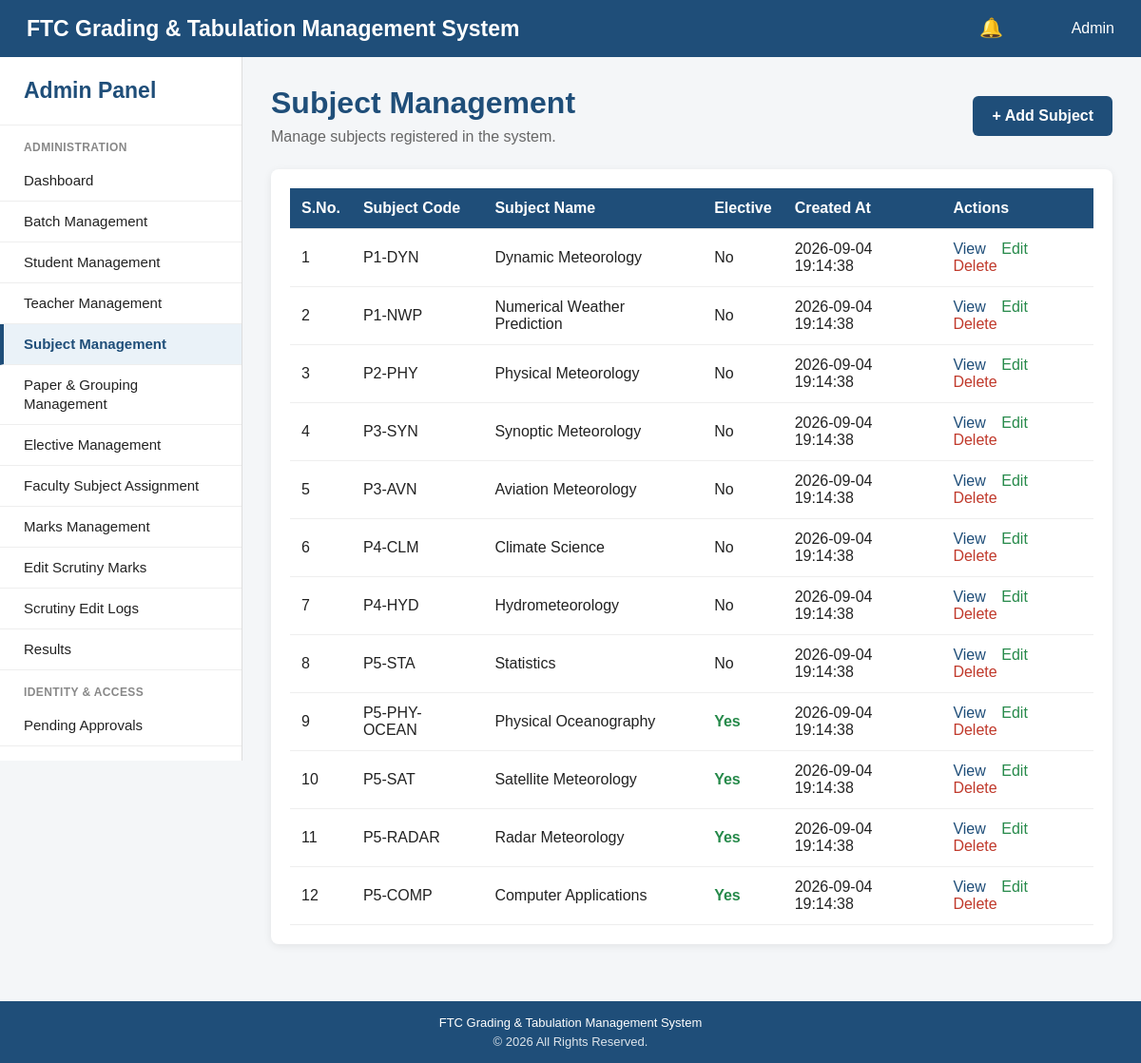
Screenshot of /admin/subjects/index.php with the database file from the repository.
### tables this page shows
CREATE TABLE subjects (

    subject_id INT AUTO_INCREMENT PRIMARY KEY,

    subject_code VARCHAR(15) NOT NULL UNIQUE,

    subject_name VARCHAR(150) NOT NULL,

    is_elective BOOLEAN DEFAULT FALSE,

    created_at TIMESTAMP DEFAULT CURRENT_TIMESTAMP

);

### admin/subjects/index.php (the view, shortened to what this page needs)
<?php
require_once "../../config/database.php";
$subjects = [];
try {
    $stmt = $pdo->query("
        SELECT
            subject_id,
            subject_code,
            subject_name,
            is_elective,
            created_at
        FROM subjects
        ORDER BY subject_id ASC
    ");
    $subjects = $stmt->fetchAll(PDO::FETCH_ASSOC);
} catch (PDOException $e) {
    $errorMessage = $e->getMessage();
}
require_once "../../includes/header.php";
?>
<div style="
    display:flex;
    flex-direction:column;
    min-height:100vh;
">
    <?php require_once "../../includes/navbar.php"; ?>
    <div style="display:flex; flex:1;">
        <?php require_once "../../includes/sidebar.php"; ?>
        <main style="
            flex:1;
            padding:30px;
            background:#f4f6f8;
        ">
            <div style="
                display:flex;
                justify-content:space-between;
                align-items:center;
                margin-bottom:25px;
            ">
                <div>
                    <h1 style="
                        margin:0 0 8px 0;
                        color:#1f4e79;
                    ">
                        Subject Management
                    </h1>
                    <p style="color:#666;">
                        Manage subjects registered in the system.
                    </p>
                </div>
                <a
                    href="add.php"
                    style="
                        background:#1f4e79;
                        color:white;
                        padding:12px 20px;
                        border-radius:6px;
                        text-decoration:none;
                        font-weight:bold;
                    "
                >
                    + Add Subject
                </a>
            </div>
            <div style="
                background:white;
                padding:20px;
                border-radius:8px;
                box-shadow:0 2px 8px rgba(0,0,0,0.08);
                overflow-x:auto;
            ">
                <table style="
                    width:100%;
                    border-collapse:collapse;
                ">
                    <thead>
                        <tr>
                            <th style="
                                padding:12px;
                                background:#1f4e79;
                                color:white;
                                text-align:left;
                            ">
                                S.No.
                            </th>
                            <th style="
                                padding:12px;
                                background:#1f4e79;
                                color:white;
                                text-align:left;
                            ">
                                Subject Code
                            </th>
                            <th style="
                                padding:12px;
                                background:#1f4e79;
                                color:white;
                                text-align:left;
                            ">
                                Subject Name
                            </th>
                            <th style="
                                padding:12px;
                                background:#1f4e79;
                                color:white;
                                text-align:left;
                            ">
                                Elective
                            </th>
                            <th style="
                                padding:12px;
                                background:#1f4e79;
                                color:white;
                                text-align:left;
                            ">
                                Created At
                            </th>
                            <th style="
                                padding:12px;
                                background:#1f4e79;
                                color:white;
                                text-align:left;
                            ">
                                Actions
                            </th>
                        </tr>
                    </thead>
                    <tbody>
                    <?php if (count($subjects) > 0): ?>
                        <?php foreach ($subjects as $index => $subject): ?>
                            <tr>
                                <td style="padding:12px;border-bottom:1px solid #eee;">
                                    <?php echo $index + 1; ?>
                                </td>
                                <td style="padding:12px;border-bottom:1px solid #eee;">
                                    <?php echo htmlspecialchars($subject["subject_code"]); ?>
                                </td>
                                <td style="padding:12px;border-bottom:1px solid #eee;">
                                    <?php echo htmlspecialchars($subject["subject_name"]); ?>
                                </td>
                                <td style="padding:12px;border-bottom:1px solid #eee;">
                                    <?php if ((int)$subject["is_elective"] === 1): ?>
                                        <span style="
                                            color:#278a4b;
                                            font-weight:bold;
                                        ">
                                            Yes
                                        </span>
                                    <?php else: ?>
                                        <span>
                                            No
                                        </span>
                                    <?php endif; ?>
                                </td>
                                <td style="padding:12px;border-bottom:1px solid #eee;">
                                    <?php echo htmlspecialchars($subject["created_at"]); ?>
                                </td>
                                <td style="padding:12px;border-bottom:1px solid #eee;">
                                    <a
                                        href="view.php?id=<?php echo $subject["subject_id"]; ?>"
                                        style="color:#1f4e79;margin-right:12px;"
                                    >
                                        View
                                    </a>
                                    <a
                                        href="edit.php?id=<?php echo $subject["subject_id"]; ?>"
                                        style="color:#278a4b;margin-right:12px;"
                                    >
                                        Edit
                                    </a>
                                    <a
                                        href="delete.php?id=<?php echo $subject["subject_id"]; ?>"
                                        style="color:#c0392b;"
                                    >
                                        Delete
                                    </a>
                                </td>
                            </tr>
                        <?php endforeach; ?>
                    <?php endif; ?>
                    </tbody>
                </table>
            </div>
        </main>
    </div>
    <?php require_once "../../includes/footer.php"; ?>

### includes/header.php (shortened to what this page needs)
<!DOCTYPE html>
<html lang="en">
<head>
</head>
<body>
<div class="page-container">

### includes/navbar.php (shortened to what this page needs)
<?php
$currentPath = parse_url($_SERVER['REQUEST_URI'] ?? '', PHP_URL_PATH) ?? '';
$isVerificationPanel = strpos($currentPath, '/verification/') !== false;
?>
<nav style="
    width: 100%;
    max-width: 100%;
    height: 60px;
    background-color: #1f4e79;
    color: #ffffff;
    display: flex;
    align-items: center;
    justify-content: space-between;
    padding: 0 28px;
    box-shadow: 0 2px 6px rgba(0,0,0,0.15);
    box-sizing: border-box;
    gap: 16px;
">
    <div style="
        font-size: 23px;
        font-weight: bold;
        min-width: 0;
        overflow-wrap: anywhere;
    ">
        FTC Grading & Tabulation Management System
        <?php if (!$isVerificationPanel): ?>
            <details class="admin-notification-menu" style="position:absolute; right:145px; top:19px; z-index:1000;">
                <summary style="list-style:none; cursor:pointer; color:#ffffff; font-size:20px; line-height:1;" title="Notifications">
                    &#128276;
                </summary>
            </details>
            <?php endif; ?>
    </div>
    <div style="
        display: flex;
        align-items: center;
        gap: 16px;
        font-size: 16px;
        flex-shrink: 0;
    ">
        <?php echo $isVerificationPanel ? 'Scrutiny Officer' : 'Admin'; ?>
    </div>
</nav>

### includes/sidebar.php (shortened to what this page needs)
<?php
$currentUri = $_SERVER["REQUEST_URI"] ?? "";
$scriptPath = $_SERVER["SCRIPT_NAME"] ?? "";
$appBase = preg_replace('#/(admin|teacher|verification|includes)/.*$#i', '', $scriptPath);
$adminBase = $appBase . "/admin";
function adminMenuActive($folder)
{
    global $currentUri;
    if (
        strpos(
            $currentUri,
            "/admin/" . $folder . "/"
        ) !== false
    ) {
        return "active";
    }
    return "";
}
$dashboardActive = "";
$scrutinyMarksActive = strpos($currentUri, "/admin/marks/edit_scrutiny.php") !== false ? "active" : "";
$scrutinyLogsActive = strpos($currentUri, "/admin/marks/scrutiny_logs.php") !== false ? "active" : "";
$marksManagementActive = $scrutinyMarksActive ? "" : adminMenuActive("marks");
$pendingApprovalsActive = "";
$manageUsersActive = "";
?>
<aside class="admin-sidebar" id="adminSidebar">
    <div class="admin-sidebar-title">
        Admin Panel
    </div>
    <div class="admin-sidebar-section">
        Administration
    </div>
    <a
        href="<?php echo $adminBase; ?>/dashboard.php"
        class="<?php echo $dashboardActive; ?>"
    >
        Dashboard
    </a>
    <a
        href="<?php echo $adminBase; ?>/batches/index.php"
        class="<?php echo adminMenuActive("batches"); ?>"
    >
        Batch Management
    </a>
    <a
        href="<?php echo $adminBase; ?>/students/index.php"
        class="<?php echo adminMenuActive("students"); ?>"
    >
        Student Management
    </a>
    <a
        href="<?php echo $adminBase; ?>/teachers/index.php"
        class="<?php echo adminMenuActive("teachers"); ?>"
    >
        Teacher Management
    </a>
    <a
        href="<?php echo $adminBase; ?>/subjects/index.php"
        class="<?php echo adminMenuActive("subjects"); ?>"
    >
        Subject Management
    </a>
    <a
        href="<?php echo $adminBase; ?>/papers/index.php"
        class="<?php echo adminMenuActive("papers"); ?>"
    >
        Paper &amp; Grouping Management
    </a>
    <a
        href="<?php echo $adminBase; ?>/electives/index.php"
        class="<?php echo adminMenuActive("electives"); ?>"
    >
        Elective Management
    </a>
    <a
        href="<?php echo $adminBase; ?>/assignments/index.php"
        class="<?php echo adminMenuActive("assignments"); ?>"
    >
        Faculty Subject Assignment
    </a>
    <a
        href="<?php echo $adminBase; ?>/marks/index.php"
        class="<?php echo $marksManagementActive; ?>"
    >
        Marks Management
    </a>
    <a
        href="<?php echo $adminBase; ?>/marks/edit_scrutiny.php"
        class="<?php echo $scrutinyMarksActive; ?>"
    >
        Edit Scrutiny Marks
    </a>
    <a
        href="<?php echo $adminBase; ?>/marks/scrutiny_logs.php"
        class="<?php echo $scrutinyLogsActive; ?>"
    >
        Scrutiny Edit Logs
    </a>
    <a
        href="<?php echo $adminBase; ?>/results/result_register.php"
        class="<?php echo adminMenuActive("results"); ?>"
    >
        Results
    </a>
    <?php if (!function_exists('has_permission') || has_permission('admin.access')): ?>
    <div class="admin-sidebar-section">Identity & Access</div>
    <a href="<?php echo $adminBase; ?>/pending_approvals.php" class="<?php echo $pendingApprovalsActive; ?>">Pending Approvals</a>
    <a href="<?php echo $adminBase; ?>/manage_users.php" class="<?php echo $manageUsersActive; ?>">Manage Users</a>
    <?php endif; ?>
</aside>

### includes/footer.php (shortened to what this page needs)
<footer style="
    width: 100%;
    background-color: #1f4e79;
    color: #ffffff;
    text-align: center;
    padding: 15px 10px;
    margin-top: 30px;
    font-size: 13px;
">
    <p>
        FTC Grading &amp; Tabulation Management System
    </p>
    <p style="
        margin-top: 5px;
        opacity: 0.85;
    ">
        &copy; <?php echo date("Y"); ?> All Rights Reserved.
    </p>
</footer>
</div>
</body>
</html>

### includes/header.php (style rules this page uses)
* { box-sizing: border-box; margin: 0; padding: 0; }
body { font-family: Arial, Helvetica, sans-serif; background-color: #f4f6f8; color: #222; min-height: 100vh; overflow-x: hidden; }
a { text-decoration: none; color: inherit; }
.page-container { min-height: 100vh; max-width: 100%; overflow-x: hidden; }
.page-container > div { min-width: 0; }
.page-container main { min-width: 0; overflow-x: auto; }
table { width: 100%; border-collapse: collapse; }
th, td { padding: 12px; text-align: left; border-bottom: 1px solid #e5e5e5; }
th { background-color: #f1f3f5; font-weight: 600; }

### includes/sidebar.php (style rules this page uses)
.admin-sidebar { width: 255px; min-width: 255px; height: calc(100vh - 60px); background: #ffffff; border-right: 1px solid #dddddd; flex-shrink: 0; overflow-y: auto; overflow-x: hidden; }
.admin-sidebar-title { padding: 22px 25px; color: #1f4e79; font-size: 23px; font-weight: bold; border-bottom: 1px solid #eeeeee; }
.admin-sidebar-section { padding: 16px 25px 7px; color: #888888; font-size: 12px; font-weight: bold; text-transform: uppercase; letter-spacing: 0.4px; }
.admin-sidebar a { display: block; width: 100%; padding: 11px 25px; box-sizing: border-box; color: #222222; text-decoration: none; border-bottom: 1px solid #eeeeee; font-size: 15px; line-height: 20px; transition: background 0.2s, color 0.2s; }
.admin-sidebar a.active { background: #eaf2f8; color: #1f4e79; font-weight: bold; border-left: 4px solid #1f4e79; padding-left: 21px; }

### rows the page displays
subjects: subject_code "P1-DYN", subject_name "Dynamic Meteorology", is_elective "No", created_at "2026-09-04 19:14:38"
subjects: subject_code "P1-NWP", subject_name "Numerical Weather Prediction", is_elective "No", created_at "2026-09-04 19:14:38"
subjects: subject_code "P2-PHY", subject_name "Physical Meteorology", is_elective "No", created_at "2026-09-04 19:14:38"
subjects: subject_code "P3-SYN", subject_name "Synoptic Meteorology", is_elective "No", created_at "2026-09-04 19:14:38"
subjects: subject_code "P3-AVN", subject_name "Aviation Meteorology", is_elective "No", created_at "2026-09-04 19:14:38"
subjects: subject_code "P4-CLM", subject_name "Climate Science", is_elective "No", created_at "2026-09-04 19:14:38"
subjects: subject_code "P4-HYD", subject_name "Hydrometeorology", is_elective "No", created_at "2026-09-04 19:14:38"
subjects: subject_code "P5-STA", subject_name "Statistics", is_elective "No", created_at "2026-09-04 19:14:38"
subjects: subject_code "P5-PHY-OCEAN", subject_name "Physical Oceanography", is_elective "Yes", created_at "2026-09-04 19:14:38"
subjects: subject_code "P5-SAT", subject_name "Satellite Meteorology", is_elective "Yes", created_at "2026-09-04 19:14:38"
subjects: subject_code "P5-RADAR", subject_name "Radar Meteorology", is_elective "Yes", created_at "2026-09-04 19:14:38"
subjects: subject_code "P5-COMP", subject_name "Computer Applications", is_elective "Yes", created_at "2026-09-04 19:14:38"
